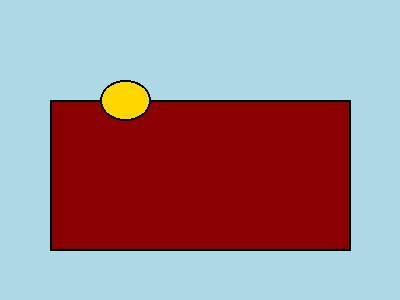
#> input picture backend/data/archive_photos/buildings/sample_building_001.jpg, 400 x 300 px
$ python -i media_utils.py   (imports and definitions only)
#> lines starting #> are read from the running program, lines starting #| are printed output that depends on the picture
import os
import cv2
import numpy as np
from typing import Optional, Tuple, List, Dict, Union
import logging
import tempfile
import subprocess
from pathlib import Path
from PIL import Image, ImageOps, ExifTags
import io

# Configure logging
# [1 line not run here, left out]
logger = logging.getLogger(__name__)

class MediaProcessor:
    """Class for processing images, videos, and panoramas."""

    def __init__(self, temp_dir: str = None):
        """Initialize the media processor with an optional temp directory."""
        self.temp_dir = temp_dir or os.path.join(os.path.dirname(os.path.dirname(__file__)), 'temp')
        os.makedirs(self.temp_dir, exist_ok=True)

    def process_image(self, image_data: Union[bytes, str],
                     target_size: Tuple[int, int] = (1024, 1024),
                     detect_features: bool = True) -> Dict:
        """
        Process an image file or binary data.

        Args:
            image_data: Either file path or binary data
            target_size: Target size for resizing (width, height)
            detect_features: Whether to detect features in the image

        Returns:
            Dict containing processed image and metadata
        """
#> called with target_size = (1024, 1024), detect_features = True
        try:
            # Load image from path or binary data
            if isinstance(image_data, str) and os.path.isfile(image_data):
                img = cv2.imread(image_data)
#> img is the input picture: shape (300, 400, 3); mean B, G, R 142.6, 135.4, 159.5
            elif isinstance(image_data, bytes):
                img_array = np.frombuffer(image_data, np.uint8)
                img = cv2.imdecode(img_array, cv2.IMREAD_COLOR)
            else:
                raise ValueError("Invalid image data. Provide either a file path or binary data.")

            if img is None:
                raise ValueError("Failed to load image")

            # Fix orientation based on EXIF data
            img = self._fix_image_orientation(img, image_data)

            # Resize image
            img = cv2.resize(img, target_size, interpolation=cv2.INTER_AREA)
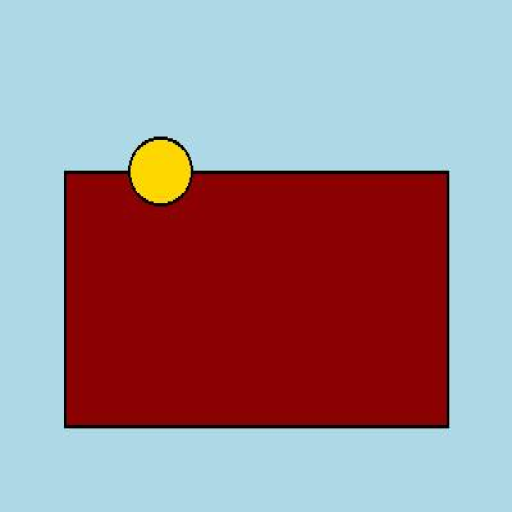
#> img: shape (1024, 1024, 3) (shown at 1/2 size); mean B, G, R 142.6, 135.4, 159.5

            # Convert to RGB (OpenCV uses BGR by default)
            img_rgb = cv2.cvtColor(img, cv2.COLOR_BGR2RGB)

            result = {
                'success': True,
                'image': img,
                'image_rgb': img_rgb,
                'size': (img.shape[1], img.shape[0]),  # width, height
                'channels': img.shape[2] if len(img.shape) > 2 else 1
            }

            # Detect features if requested
            if detect_features:
                result.update(self._detect_features(img))

            return result

        except Exception as e:
            logger.error(f"Error processing image: {str(e)}")
            return {
                'success': False,
                'error': str(e)
            }

    # [202 lines left out: functions process_video, create_panorama, _stitch_with_opencv, _stitch_with_hugin, not called in this run]

    def _fix_image_orientation(self, img: np.ndarray, image_data: Union[bytes, str]) -> np.ndarray:
        """Fix image orientation based on EXIF data."""
        try:
            # Convert to PIL Image for EXIF handling
            if isinstance(image_data, bytes):
                image_pil = Image.open(io.BytesIO(image_data))
            else:
                image_pil = Image.open(image_data)

            # Check for EXIF data
            if hasattr(image_pil, '_getexif') and image_pil._getexif() is not None:
                exif = {ExifTags.TAGS[k]: v for k, v in image_pil._getexif().items()
                       if k in ExifTags.TAGS}

                # Get orientation
                orientation = exif.get('Orientation', 1)

                # Apply orientation correction
                if orientation == 2:
                    img = cv2.flip(img, 0)  # vertical flip
                elif orientation == 3:
                    img = cv2.rotate(img, cv2.ROTATE_180)
                elif orientation == 4:
                    img = cv2.rotate(img, cv2.ROTATE_180)
                    img = cv2.flip(img, 0)  # vertical flip
                elif orientation == 5:
                    img = cv2.rotate(img, cv2.ROTATE_90_CLOCKWISE)
                    img = cv2.flip(img, 0)  # vertical flip
                elif orientation == 6:
                    img = cv2.rotate(img, cv2.ROTATE_90_CLOCKWISE)
                elif orientation == 7:
                    img = cv2.rotate(img, cv2.ROTATE_90_COUNTERCLOCKWISE)
                    img = cv2.flip(img, 0)  # vertical flip
                elif orientation == 8:
                    img = cv2.rotate(img, cv2.ROTATE_90_COUNTERCLOCKWISE)

            return img

        except Exception as e:
            logger.warning(f"Could not fix image orientation: {str(e)}")
            return img

    def _detect_features(self, img: np.ndarray) -> Dict:
        """Detect features in an image."""
        try:
            # Convert to grayscale
            gray = cv2.cvtColor(img, cv2.COLOR_BGR2GRAY)
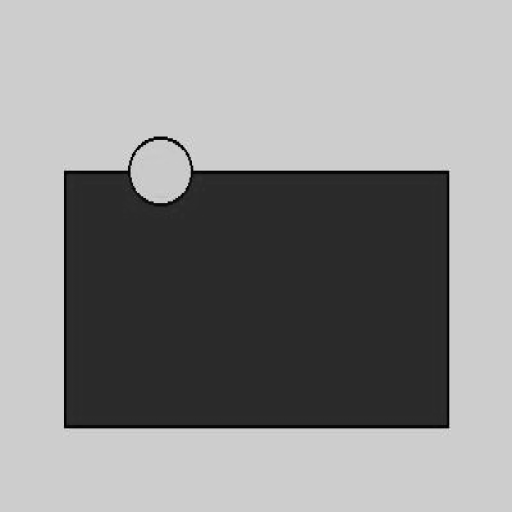
#> gray: shape (1024, 1024) (shown at 1/2 size); min 0, max 238, mean 143.5

            # Initialize feature detector
            orb = cv2.ORB_create()

            # Detect keypoints and descriptors
            keypoints, descriptors = orb.detectAndCompute(gray, None)
#> keypoints = 474 keypoints; strongest (x, y, size): (274, 301, 31), (263, 312, 31), (294, 279, 31), (359, 391, 31)

            # Draw keypoints on image
            img_with_keypoints = cv2.drawKeypoints(
                img, keypoints, None,
                flags=cv2.DRAW_MATCHES_FLAGS_DRAW_RICH_KEYPOINTS
            )
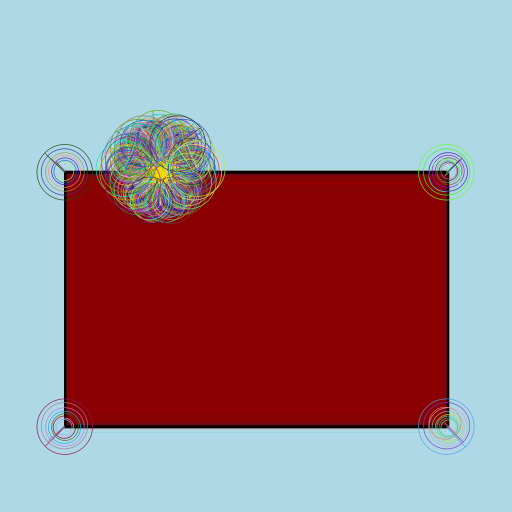
#> img_with_keypoints: shape (1024, 1024, 3) (shown at 1/2 size); mean B, G, R 143.3, 134.6, 157.4

            return {
                'keypoints': keypoints,
                'descriptors': descriptors,
                'keypoint_count': len(keypoints),
                'image_with_keypoints': img_with_keypoints
            }

        except Exception as e:
            logger.warning(f"Feature detection failed: {str(e)}")
            return {
                'keypoints': [],
                'descriptors': None,
                'keypoint_count': 0,
                'image_with_keypoints': img.copy()
            }


# [119 lines left out: functions extract_metadata, _extract_image_metadata, _extract_video_metadata, not called in this run]

>>> result = MediaProcessor().process_image('../data/archive_photos/buildings/sample_building_001.jpg')
#> result = 9 items
